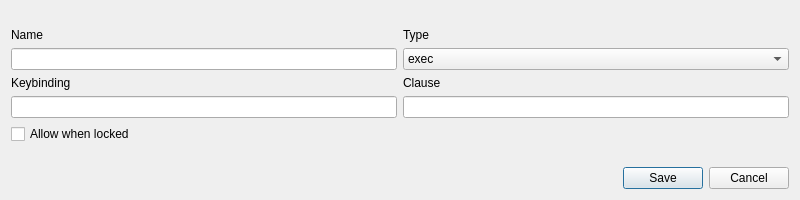
<?xml version="1.0" encoding="UTF-8"?>
<ui version="4.0">
 <class>ShortcutEdit</class>
 <widget class="QDialog" name="ShortcutEdit">
  <property name="geometry">
   <rect>
    <x>0</x>
    <y>0</y>
    <width>800</width>
    <height>200</height>
   </rect>
  </property>
  <property name="minimumSize">
   <size>
    <width>800</width>
    <height>200</height>
   </size>
  </property>
  <property name="maximumSize">
   <size>
    <width>800</width>
    <height>200</height>
   </size>
  </property>
  <property name="windowTitle">
   <string>Add Shortcut</string>
  </property>
  <layout class="QVBoxLayout" name="verticalLayout_5">
   <item>
    <spacer name="verticalSpacer_2">
     <property name="orientation">
      <enum>Qt::Vertical</enum>
     </property>
     <property name="sizeHint" stdset="0">
      <size>
       <width>20</width>
       <height>19</height>
      </size>
     </property>
    </spacer>
   </item>
   <item>
    <layout class="QGridLayout" name="gridLayout">
     <item row="0" column="0">
      <layout class="QVBoxLayout" name="verticalLayout">
       <item>
        <widget class="QLabel" name="label">
         <property name="text">
          <string>Name</string>
         </property>
        </widget>
       </item>
       <item>
        <widget class="QLineEdit" name="leName">
         <property name="placeholderText">
          <string/>
         </property>
        </widget>
       </item>
      </layout>
     </item>
     <item row="0" column="1">
      <layout class="QVBoxLayout" name="verticalLayout_2">
       <item>
        <widget class="QLabel" name="label_2">
         <property name="text">
          <string>Type</string>
         </property>
        </widget>
       </item>
       <item>
        <widget class="QComboBox" name="cmbType">
         <item>
          <property name="text">
           <string>exec</string>
          </property>
         </item>
         <item>
          <property name="text">
           <string>focus</string>
          </property>
         </item>
         <item>
          <property name="text">
           <string>move</string>
          </property>
         </item>
         <item>
          <property name="text">
           <string>workspace</string>
          </property>
         </item>
         <item>
          <property name="text">
           <string>splith</string>
          </property>
         </item>
         <item>
          <property name="text">
           <string>splitv</string>
          </property>
         </item>
         <item>
          <property name="text">
           <string>layout</string>
          </property>
         </item>
         <item>
          <property name="text">
           <string>fullscreen</string>
          </property>
         </item>
         <item>
          <property name="text">
           <string>scratchpad</string>
          </property>
         </item>
         <item>
          <property name="text">
           <string>mode</string>
          </property>
         </item>
         <item>
          <property name="text">
           <string>shrink</string>
          </property>
         </item>
         <item>
          <property name="text">
           <string>grow</string>
          </property>
         </item>
         <item>
          <property name="text">
           <string>reload</string>
          </property>
         </item>
         <item>
          <property name="text">
           <string>kill</string>
          </property>
         </item>
        </widget>
       </item>
      </layout>
     </item>
     <item row="1" column="0">
      <layout class="QVBoxLayout" name="verticalLayout_3">
       <item>
        <widget class="QLabel" name="label_3">
         <property name="text">
          <string>Keybinding</string>
         </property>
        </widget>
       </item>
       <item>
        <widget class="QLineEdit" name="leBinding"/>
       </item>
      </layout>
     </item>
     <item row="1" column="1">
      <layout class="QVBoxLayout" name="verticalLayout_4">
       <item>
        <widget class="QLabel" name="label_4">
         <property name="text">
          <string>Clause</string>
         </property>
        </widget>
       </item>
       <item>
        <widget class="QLineEdit" name="leClause"/>
       </item>
      </layout>
     </item>
    </layout>
   </item>
   <item>
    <widget class="QCheckBox" name="cbLocked">
     <property name="text">
      <string>Allow when locked</string>
     </property>
    </widget>
   </item>
   <item>
    <spacer name="verticalSpacer">
     <property name="orientation">
      <enum>Qt::Vertical</enum>
     </property>
     <property name="sizeHint" stdset="0">
      <size>
       <width>20</width>
       <height>19</height>
      </size>
     </property>
    </spacer>
   </item>
   <item>
    <layout class="QHBoxLayout" name="horizontalLayout">
     <item>
      <spacer name="horizontalSpacer">
       <property name="orientation">
        <enum>Qt::Horizontal</enum>
       </property>
       <property name="sizeHint" stdset="0">
        <size>
         <width>40</width>
         <height>20</height>
        </size>
       </property>
      </spacer>
     </item>
     <item>
      <widget class="QPushButton" name="pbSave">
       <property name="text">
        <string>Save</string>
       </property>
      </widget>
     </item>
     <item>
      <widget class="QPushButton" name="pbCancel">
       <property name="text">
        <string>Cancel</string>
       </property>
      </widget>
     </item>
    </layout>
   </item>
  </layout>
 </widget>
 <resources/>
 <connections>
  <connection>
   <sender>pbCancel</sender>
   <signal>clicked()</signal>
   <receiver>ShortcutEdit</receiver>
   <slot>reject()</slot>
   <hints>
    <hint type="sourcelabel">
     <x>744</x>
     <y>173</y>
    </hint>
    <hint type="destinationlabel">
     <x>795</x>
     <y>158</y>
    </hint>
   </hints>
  </connection>
 </connections>
</ui>
